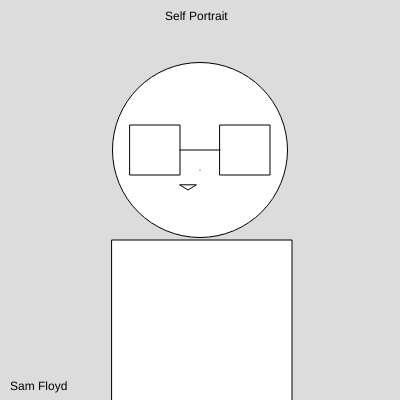
Frame 1 (no input)
Frame 60 (no input): identical to frame 1, image omitted
Frame 120 (the mouse pressed at the canvas centre since frame 60): identical to frame 1, image omitted

The p5.js sketch that drew this single still picture (run headless with seeded random() and noise() and a simulated clock; from frame 60 on, the mouse is pressed at the canvas centre):

// p5.js sketch
// ── sketch.js
function setup() {
    createCanvas(400, 400);
  }
  
  function draw() {
    background(220);
    circle(200,150,175)
    square(130,125,50)
    square(220,125,50)
    line(180,150,220,150)
    point(200,170)
    triangle(180, 185, 188, 190, 196, 185)
    square(112,240,180)
    text('Sam Floyd',10,390)
    text('Self Portrait',165,20)
  }
